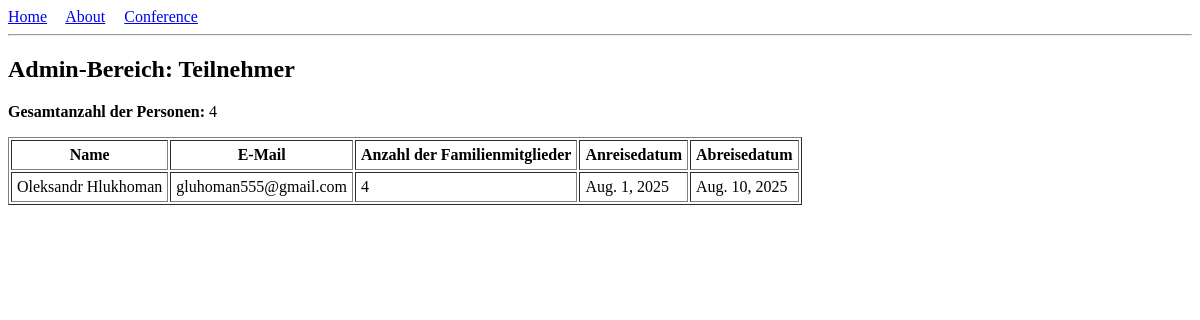
The app's page /users/dashboard/ (signed in), older data.
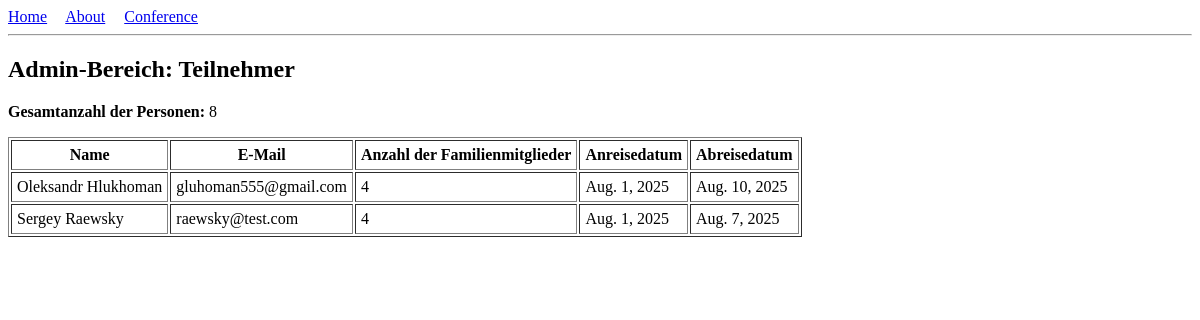
The same page, newer data.
### users/models.py (models this page shows, shortened)
class Participant(models.Model):
    first_name = models.CharField(max_length=100)
    last_name = models.CharField(max_length=100)
    email = models.EmailField(unique=True)
    phone_number = models.CharField(max_length=20)
    city = models.CharField(max_length=100)
    postal_code = models.CharField(max_length=10)
    street = models.CharField(max_length=100)
    street_extra = models.CharField(max_length=100, blank=True)
    participation_type = models.CharField(max_length=20, choices=[('onsite', 'Vor Ort'), ('online', 'Nur Online')])
    arrival_date = models.DateField(null=True, blank=True)
    departure_date = models.DateField(null=True, blank=True)
    overnight_stays = models.CharField(max_length=100, blank=True)  # Пример: "Sa-So, Mo-Di"
    is_student = models.BooleanField(default=False)
    age = models.PositiveIntegerField(null=True, blank=True)
    comes_with_partner = models.BooleanField(default=False)
    family_members = models.PositiveIntegerField(default=1)
    food_preference = models.CharField(max_length=20, choices=[
        ('normal', 'Normal'),
        ('vegetarian', 'Vegetarisch'),
        ('lactose_free', 'Laktosefrei')
    ])
    has_children = models.BooleanField(default=False)
    number_of_children = models.PositiveIntegerField(default=0)
    services = models.CharField(max_length=200, blank=True)  # Можно хранить список как строку
    leisure_activities = models.TextField(blank=True)
    church_contact = models.CharField(max_length=200, blank=True)
    needs_transport = models.BooleanField(default=False)
    has_dietary_restrictions = models.BooleanField(default=False)
    dietary_details = models.CharField(max_length=200, blank=True)
    comment = models.TextField(blank=True)
    privacy_accepted = models.BooleanField(default=False)
    def full_name(self):
        return f"{self.first_name} {self.last_name}"

### users/views.py (the view)
# urls.py: path('dashboard/', views.admin_dashboard, name='admin_dashboard'),
@login_required
@user_passes_test(staff_check)
def admin_dashboard(request):
    participants = Participant.objects.all()
    total_people = sum(p.family_members for p in participants)
    context = {
        'participants': participants,
        'total_people': total_people,
    }
    return render(request, 'users/dashboard.html', context)

### users/views.py (called while the page is built)
def staff_check(user):
    return user.is_staff

### templates/users/dashboard.html (shortened to what this page needs)
{% extends "base.html" %}
{% block content %}
  <h2>Admin-Bereich: Teilnehmer</h2>
  <p><strong>Gesamtanzahl der Personen:</strong> {{ total_people }}</p>
  <table border="1" cellpadding="5">
    <tr>
      <th>Name</th>
      <th>E-Mail</th>
      <th>Anzahl der Familienmitglieder</th>
      <th>Anreisedatum</th>
      <th>Abreisedatum</th>
    </tr>
    {% for p in participants %}
    <tr>
      <td>{{ p.full_name }}</td>
      <td>{{ p.email }}</td>
      <td>{{ p.family_members }}</td>
      <td>{{ p.arrival_date }}</td>
      <td>{{ p.departure_date }}</td>
    </tr>
    {% endfor %}
  </table>
{% endblock %}

Row changes from the older to the newer data that the page shows:
added Participant: full_name "Sergey Raewsky", email "raewsky@test.com", family_members "4", arrival_date "Aug. 1, 2025", departure_date "Aug. 7, 2025"
Text that changed along with them:
{{ total_people }}: "4" → "8"
